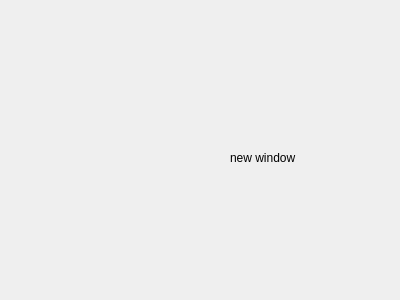
<?xml version="1.0" encoding="UTF-8"?>
<ui version="4.0">
 <class>Dialog</class>
 <widget class="QDialog" name="Dialog">
  <property name="geometry">
   <rect>
    <x>0</x>
    <y>0</y>
    <width>400</width>
    <height>300</height>
   </rect>
  </property>
  <property name="windowTitle">
   <string>Dialog</string>
  </property>
  <widget class="QLabel" name="label">
   <property name="geometry">
    <rect>
     <x>230</x>
     <y>150</y>
     <width>91</width>
     <height>16</height>
    </rect>
   </property>
   <property name="text">
    <string>new window</string>
   </property>
  </widget>
 </widget>
 <resources/>
 <connections/>
</ui>
